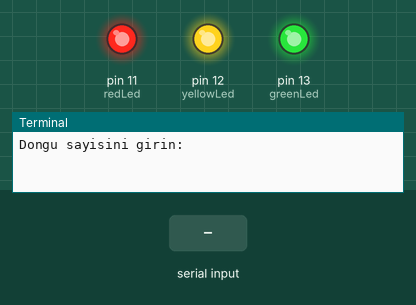
Bench run of a program on a simulated Raspberry Pi (header pin numbers). On the bench: output pins drawn as LEDs (lit = HIGH), the last lines printed to the terminal. The inputs (shaded band) are chosen by the test bench. At 41.3 s the program stops and its outputs stay as they are.

Above: at 1.2 s.
1.3 s: "5" typed at the terminal
At 2.6 s:
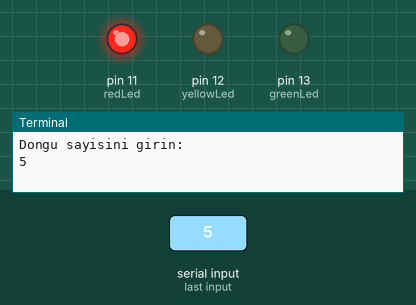
At 4.9 s:
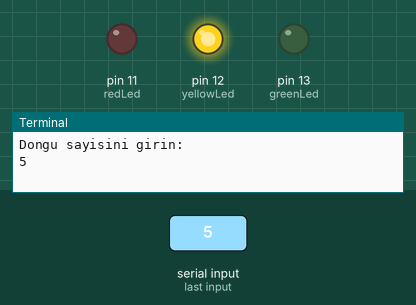
Timing chart, 0 to 42.8 s (numbered marks = the images above; inputs shaded):
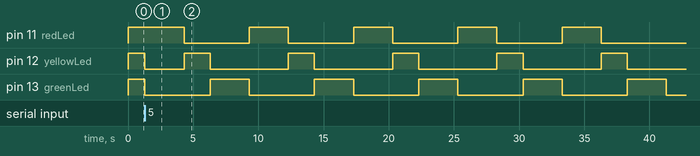

Measured:
- after the input at 1.3 s, pin 11 (redLed): alternates HIGH for 3.0 s and LOW for 5.0 s, starting after 3.0 s; pin 12 (yellowLed): HIGH → LOW at once, then repeats every 8.0 s: HIGH 2.0 s, LOW 6.0 s; pin 13 (greenLed): alternates HIGH for 3.0 s and LOW for 5.0 s, starting at once

The program:

trafficLamp.py
```python
## 2015 Murat Ikilik <muratikilik@yandex.com.tr>
## Raspberry Pi with "Traffic Lamp" project

#-*- coding: utf-8 -*-

import RPi.GPIO as GPIO
import time

GPIO.setmode(GPIO.BOARD)

redLed = 11
yellowLed = 12
greenLed = 13

number1 = 0
number2 = 0

GPIO.setup(redLed, GPIO.OUT)
GPIO.setup(yellowLed, GPIO.OUT)
GPIO.setup(greenLed, GPIO.OUT)

GPIO.output(redLed, 1)
GPIO.output(yellowLed, 1)
GPIO.output(greenLed, 1)

number2 = int(raw_input("Dongu sayisini girin: "))

while number1<number2:
  GPIO.output(redLed, GPIO.HIGH)
  GPIO.output(yellowLed, GPIO.LOW)
  GPIO.output(greenLed, GPIO.LOW)
  time.sleep(3)

  GPIO.output(redLed, GPIO.LOW)
  GPIO.output(yellowLed, GPIO.HIGH)
  GPIO.output(greenLed, GPIO.LOW)
  time.sleep(2)

  GPIO.output(redLed, GPIO.LOW)
  GPIO.output(yellowLed, GPIO.LOW)
  GPIO.output(greenLed, GPIO.HIGH)
  time.sleep(3)

  number1 += 1

GPIO.cleanup()
```
